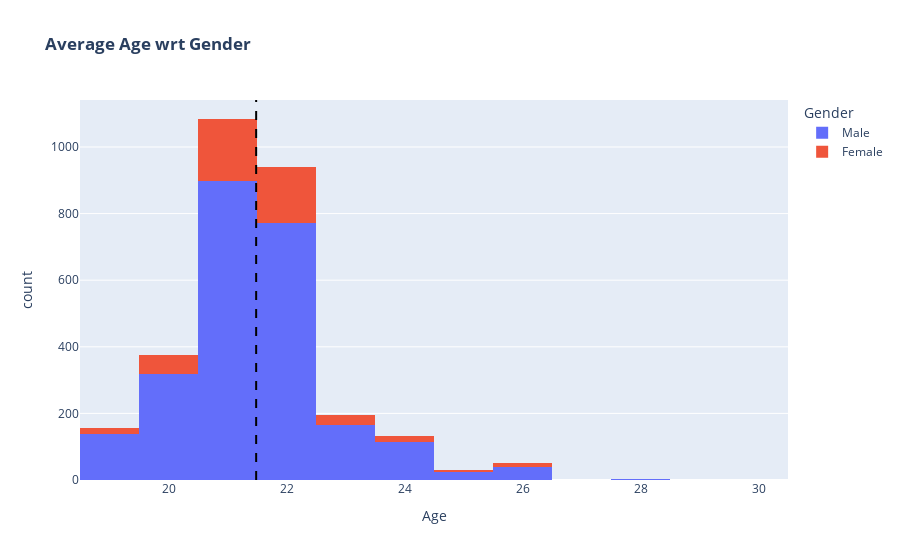

Source (notebook cell):
### Code cell
fig = px.histogram(df, 'Age', color='Gender', title="<b>Average Age wrt Gender</b>")
fig.add_vline(x=df['Age'].mean(), line_width=2, line_dash='dash', line_color='black')
fig.show()

### Figure 1 — Plotly figure (JSON) as saved in the notebook; plotly's stock layout.template omitted (floating-point values rounded to 4 significant figures; data arrays with more than 128 entries replaced by an {"elided": "..."} marker saying what was removed)
{"data": [{"alignmentgroup": "True", "bingroup": "x", "hovertemplate": "Gender=Male<br>Age=%{x}<br>count=%{y}<extra></extra>", "legendgroup": "Male", "marker": {"color": "#636efa", "pattern": {"shape": ""}}, "name": "Male", "offsetgroup": "Male", "orientation": "v", "showlegend": true, "type": "histogram", "x": {"elided": "2475 int values"}, "xaxis": "x", "yaxis": "y"}, {"alignmentgroup": "True", "bingroup": "x", "hovertemplate": "Gender=Female<br>Age=%{x}<br>count=%{y}<extra></extra>", "legendgroup": "Female", "marker": {"color": "#EF553B", "pattern": {"shape": ""}}, "name": "Female", "offsetgroup": "Female", "orientation": "v", "showlegend": true, "type": "histogram", "x": {"elided": "491 int values"}, "xaxis": "x", "yaxis": "y"}], "layout": {"barmode": "relative", "legend": {"title": {"text": "Gender"}, "tracegroupgap": 0}, "shapes": [{"line": {"color": "black", "dash": "dash", "width": 2}, "type": "line", "x0": 21.49, "x1": 21.49, "xref": "x", "y0": 0, "y1": 1, "yref": "y domain"}], "title": {"text": "<b>Average Age wrt Gender</b>"}, "xaxis": {"anchor": "y", "domain": [0, 1], "title": {"text": "Age"}}, "yaxis": {"anchor": "x", "domain": [0, 1], "title": {"text": "count"}}}}
